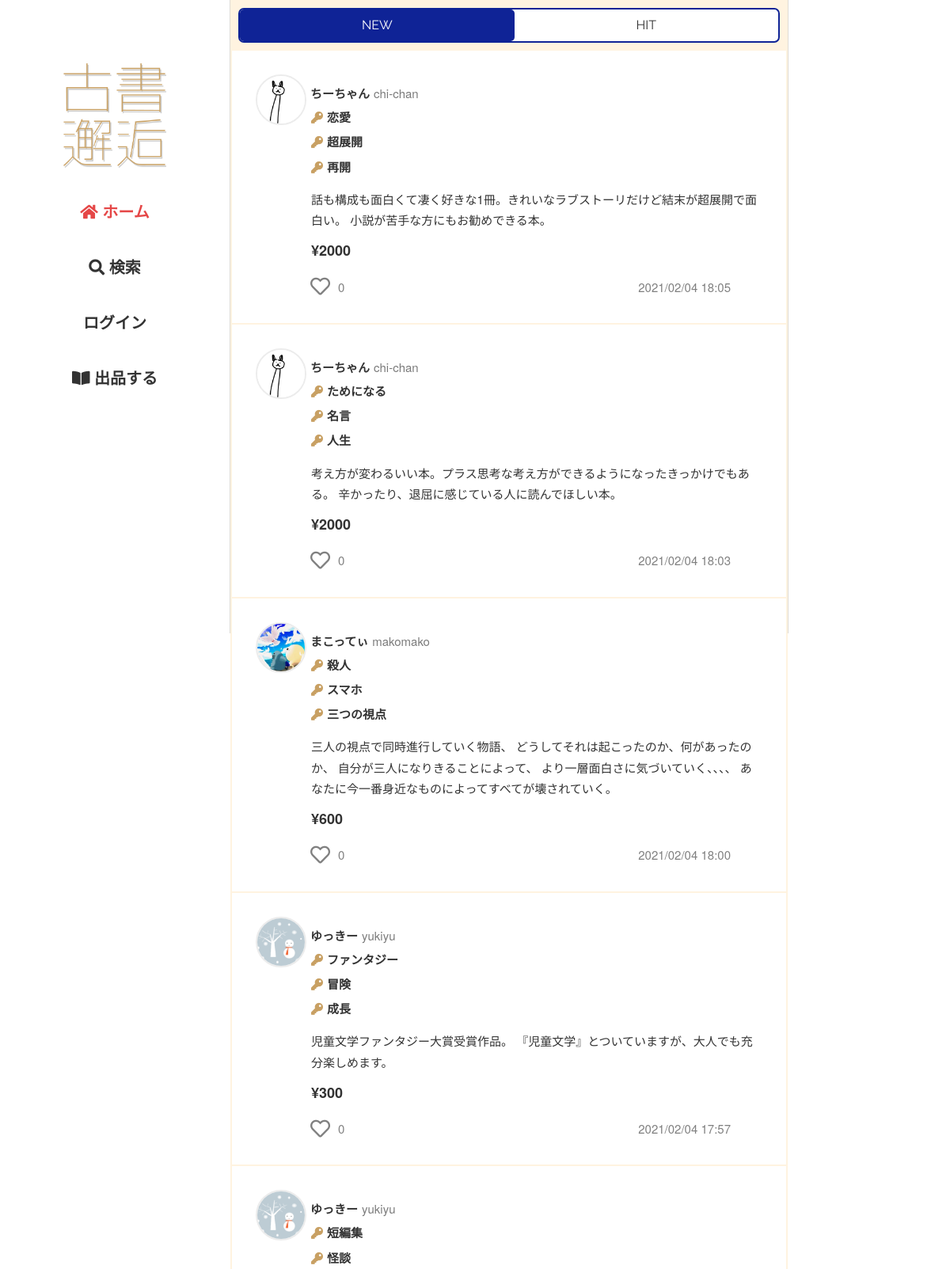
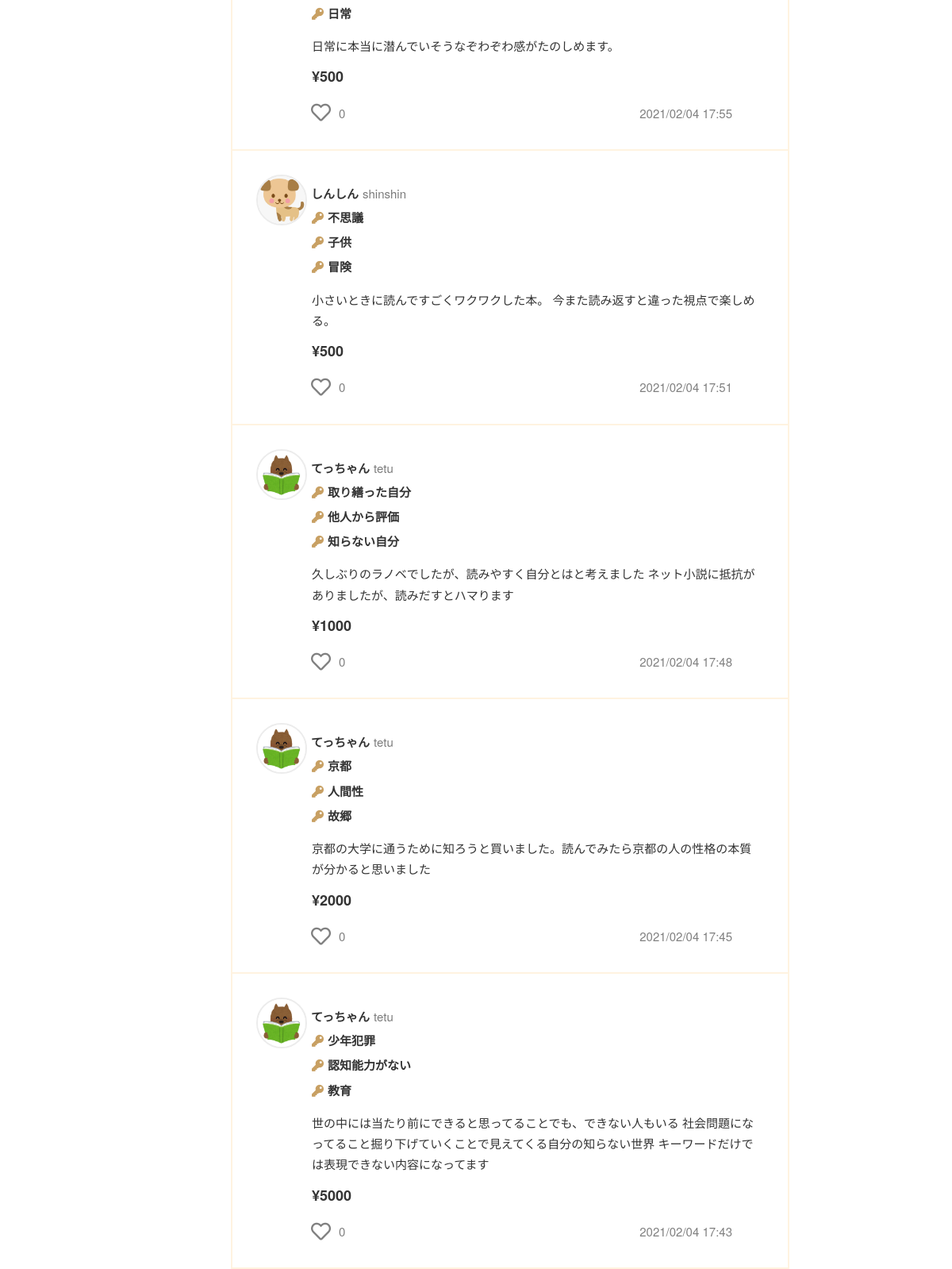
The page / (upper part) on the database its author committed (2 pictures, top to bottom).
### flmapp/models/trade.py (models this page shows, shortened)
class Sell(db.Model):
    __tablename__ = 'Sell'
    __table_args__ = (CheckConstraint('update_at >= create_at'),)
    Sell_id = db.Column(db.Integer, primary_key=True)
    User_id = db.Column(db.Integer, db.ForeignKey('User.User_id'), nullable=False)
    sell_title = db.Column(db.String(255), nullable=False)
    key1 = db.Column(db.String(255), nullable=False)
    key2 = db.Column(db.String(255), nullable=False)
    key3 = db.Column(db.String(255), nullable=False)
    sell_comment = db.Column(db.Text, nullable=False)
    price = db.Column(db.Integer, nullable=False)
    item_picture_path = db.Column(db.Text, default='default.png', nullable=False)
    genre = db.Column(EnumType(enum_class=Genre), nullable=False)
    item_state = db.Column(EnumType(enum_class=Item_state), nullable=False)
    postage = db.Column(EnumType(enum_class=Postage), nullable=False)
    send_way = db.Column(EnumType(enum_class=Send_way), nullable=False)
    consignor = db.Column(db.String(64), nullable=False)
    schedule = db.Column(EnumType(enum_class=Schedule), nullable=False)
    remarks = db.Column(db.Text)
    deal_status = db.Column(EnumType(enum_class=Deal_status),default=Deal_status(1), nullable=False)
    sell_flg = db.Column(db.Boolean,default=True, nullable=False)
    is_active = db.Column(db.Boolean,default=True, nullable=False)
    has_sent = db.Column(db.Boolean,default=False, nullable=False)
    has_got = db.Column(db.Boolean,default=False, nullable=False)
    create_at = db.Column(db.DateTime,default=datetime.now, nullable=False)
    update_at = db.Column(db.DateTime,default=datetime.now, nullable=False)
    user = db.relationship('User', backref='sell', lazy='joined', uselist=False)
    @classmethod
    def select_all_sell_by_deal_status(cls, deal_status):
        return cls.query.filter(cls.deal_status==Deal_status(deal_status)).all()
    @classmethod
    def select_new_sell(cls):
        return cls.query.filter_by(
            sell_flg = True, is_active = True
        ).order_by(desc(cls.create_at)).all()

### flmapp/models/user.py (models this page shows, shortened)
class User(UserMixin, db.Model):
    __tablename__ = 'User'
    __table_args__ = (CheckConstraint('update_at >= create_at'),)
    User_id = db.Column(db.Integer, primary_key=True)
    user_code = db.Column(db.String(64), unique=True, index=True, nullable=False)
    username = db.Column(db.String(64), index=True, nullable=False)
    email = db.Column(db.String(64), unique=True, index=True, nullable=False)
    password_hash = db.Column(db.String(128), nullable=False)
    picture_path = db.Column(db.Text, default='default.jpeg', nullable=False)
    prof_comment = db.Column(db.Text)
    default_ShippingAddress_id = db.Column(db.Integer, db.ForeignKey('ShippingAddress.ShippingAddress_id'))
    default_pay_way = db.Column(db.Integer, default=1, nullable=False)
    default_Credit_id = db.Column(db.Integer, db.ForeignKey('Credit.Credit_id'))
    is_active = db.Column(db.Boolean, default=True, nullable=True)
    create_at = db.Column(db.DateTime, default=datetime.now, nullable=False)
    update_at = db.Column(db.DateTime, default=datetime.now, nullable=False)
    @property
    def password(self):
        raise AttributeError('パスワードは読み取り可能な属性ではありません。')

### flmapp/views/route.py (the view)
@bp.route('/')
def home():
    session.pop('pay_way', None)
    session.pop('Credit_id', None)
    session.pop('ShippingAddress_id', None)
    items = Sell.select_new_sell()
    r_item_list = []
    if current_user.is_authenticated:
        r_item_list = recommend()
    else:
        r_item_list = recommend2()
    liked_list = []
    for item in items:
        liked = Likes.liked_exists(item.Sell_id)
        if liked:
            liked_list.append(item.Sell_id)
    return render_template(
        'home.html',
        items=items,
        liked_list=liked_list,
        r_item_list=r_item_list
    )

### flmapp/models/enum_conf.py (called while the page is built)
    def __repr__(self):
        return self.impl.__repr__()

    def process_bind_param(self, value, dialect):
        if value is not None:
            if not isinstance(value, self.enum_class):
                raise TypeError("Value should %s type" % self.enum_class)
            return value.value

    def process_result_value(self, value, dialect):
        if value is not None:
            if not isinstance(value, int):
                raise TypeError("value should have int type")
            return self.enum_class(value)

### flmapp/models/reaction.py (called while the page is built)
    @classmethod
    def liked_exists(cls, Sell_id):
        record = cls.query.filter(
                    and_(
                        cls.Sell_id == Sell_id,
                        cls.User_id == current_user.get_id()
                    )
                ).first()
        if record:
            return True
        else:
            return False

    @classmethod
    def select_likes_by_sell_id(cls, Sell_id):
        return cls.query.filter_by(Sell_id=Sell_id).all()

### flmapp/views/route.py (called while the page is built)
@bp.context_processor
def likes_count_processor():
    def likes_count(sell_id):
        all_likes = Likes.select_likes_by_sell_id(sell_id)
        return len(all_likes)
    return dict(likes_count=likes_count)

def recommend2():
    prefs={}
    if current_user.is_authenticated:
        items = Sell.select_not_user_sell_by_deal_status(current_user.User_id,1)
    else:
        items = Sell.select_all_sell_by_deal_status(1)
    r_item_list = []
    r_item_list = random.sample(items, 0)
    return r_item_list

### flmapp/templates/home.html (shortened to what this page needs)
{% extends "base02.html" %}
{%block head %}
<link rel="stylesheet" href="{{ url_for('static', filename='css/home.css')}}">
{% endblock%}
{% block content %}
<div class="home-tab">
    <a href="{{url_for('route.home')}}">NEW</a>
    <a href="{{url_for('route.hit')}}">HIT</a>
</div>
{% for item in items %}
    <article class="item-wrap">
        <a href="{{url_for('item.itemdata', item_id=item.Sell_id)}}">
            <object><a class="u-box" href="{{url_for('user.userdata', user_code=item.user.user_code)}}">
                <img class="u-icon" src="{{url_for('static', filename='user_image/' + item.user.picture_path)}}">
                <p class="u-name">{{ item.user.username }}</p>
                <p class="u-code">{{ item.user.user_code }}</p>
            </a></object>
            <div class="i-content-area">
                <div class="k-s-box">
                    <div class="i-key">
                        <p><i class="fas fa-key"></i>{{ item.key1 }}</p>
                        <p><i class="fas fa-key"></i>{{ item.key2 }}</p>
                        <p><i class="fas fa-key"></i>{{ item.key3 }}</p>
                    </div>
                </div>
                <div class="i-comm"><p>{{ item.sell_comment }}</p></div>
            </div>
            <p><span class="i-price">¥{{ item.price }}</span></p>
            <div class="i-fotter">
                {% include "like.html" %}
                <p>{{ item.create_at.strftime('%Y/%m/%d %H:%M') }}</p>
            </div>
        </a>
    </article>
{% endfor %}
{% endblock %}

### flmapp/templates/like.html (shortened to what this page needs)
<div class="like-wrap">
    <form method="POST" action="{{url_for('ajax.like_ajax')}}">
        {% if item.Sell_id in liked_list %}
            <button id="like" name="{{ item.Sell_id }}"><i class="fas fa-lg fa-heart like-btn"></i></button>
        {% else %}
            <button id="like" name="{{ item.Sell_id }}"><i class="far fa-lg fa-heart unlike-btn"></i></button>
        {% endif %}
    </form>
    <p name="{{ item.Sell_id }}-count" class="count">{{ likes_count(item.Sell_id) }}</p>
</div>

### flmapp/static/css/sanitize.css (style rules this page uses)
article, aside, details, figcaption, figure, footer, header, main, menu, nav, section, summary { display: block; }
html { box-sizing: border-box; cursor: default; font-family: sans-serif; line-height: 1.5; -ms-text-size-adjust: 100%; -webkit-text-size-adjust: 100%; }
body { margin: 0; }
audio, canvas, iframe, img, svg, video { vertical-align: middle; }
img { border-style: none; }
a { background-color: transparent; -webkit-text-decoration-skip: objects; }
button, input { overflow: visible; }
button, select { text-transform: none; }
button, html [type="button"], [type="reset"], [type="submit"] { -webkit-appearance: button; }
a, area, button, input, label, select, textarea, [tabindex] { -ms-touch-action: manipulation; touch-action: manipulation; }

### flmapp/static/css/global.css (style rules this page uses)
* { margin: 0; padding: 0; outline: none; }
html { font-size: 62.5%; }
body { background-color: #FFF; color : #333333; font-family: "Helvetica Neue", Arial, "Hiragino Kaku Gothic ProN", "Hiragino Sans", Meiryo, sans-serif; }
p { margin: 0; font-size: 1.5rem; line-height: 1.75; }
a { color: #333333; text-decoration: none; display: inline-block; transition: color 0.5s; }

### flmapp/static/css/kosho-flame.css (style rules this page uses)
button { margin: 0 20px; border: none; }

### flmapp/static/css/common2.css (style rules this page uses)
.u-icon { width: 85px; border-radius: 50%; border: 2px solid #ececec; }

### flmapp/static/css/like.css (style rules this page uses)
.like-wrap { display: flex; align-items: center; }
.like-wrap button { background-color: transparent; border: none; cursor: pointer; outline: none; padding: 0; appearance: none; }
.like-wrap button i { display: flex; justify-content: center; align-items: center; }
.like-wrap p { color: #808080; margin-left: -10px; }
.unlike-btn { width: 25px; height: 30px; font-size: 25px; color: #808080; margin-left: 20px; }

### flmapp/static/css/item.css (style rules this page uses)
.item-wrap { width: 700px; background-color: #ffffff; margin: 2px; padding: 30px; }
.item-wrap p { font-size: 1.5rem; }
.u-box { display: flex; align-items: flex-start; }
.u-box p { margin-top: 11px; margin-left: 5px; }
.u-name { font-weight: bold; }
.u-code { color: #7b7b7b; }
.u-box .u-icon { width: 60px; }
.i-content-area { margin-top: -23px; margin-left: 70px; }
.i-key { font-size: 1.5rem; font-weight: bold; }
.i-key p { margin-bottom: 5px; }
.i-key i { margin-right: 5px; }
.i-key .fa-key { color: #C8A063; }
.i-comm { margin: 10px 0px; }
.i-price { margin-left: 70px; font-size: 1.8rem; font-weight: bold; }
.i-fotter { width: 600px; display: flex; align-items: center; justify-content: space-between; margin-top: 15px; }
.like-wrap button i { margin-left: 49px;; }
.i-fotter p { color: #808080; }
.k-s-box { display: flex; justify-content: space-between; }

### flmapp/static/css/home.css (style rules this page uses)
.home-tab { text-align: center; margin: 10px; border-radius: 7px; border: solid 2px #0f2396; background-color: #ffffff; display: flex; justify-content: space-around; }
.home-tab a { font-family: 'Raleway', sans-serif; font-size: 1.6rem; flex-grow: 1; padding: 8px; }
.home-tab a { transition: 0.5s; }
.current { color: #ffffff; background-color: #0f2396; border-radius: 5px; }

### rows shown on the page
Sell: picture_path (picture), user.username "ちーちゃん", user.user_code "chi-chan", key1 "恋愛", key2 "超展開", key3 "再開", sell_comment "話も構成も面白くて凄く好きな1冊。きれいなラブストーリだけど結末が超展開で面白い。 小説が苦手な方にもお勧めできる本。", price "2000", likes_count "0", create_at "2021/02/04 18:05"
Sell: picture_path (picture), user.username "ちーちゃん", user.user_code "chi-chan", key1 "ためになる", key2 "名言", key3 "人生", sell_comment "考え方が変わるいい本。プラス思考な考え方ができるようになったきっかけでもある。 辛かったり、退屈に感じている人に読んでほしい本。", price "2000", likes_count "0", create_at "2021/02/04 18:03"
Sell: picture_path (picture), user.username "まこってぃ", user.user_code "makomako", key1 "殺人", key2 "スマホ", key3 "三つの視点", sell_comment "三人の視点で同時進行していく物語、 どうしてそれは起こったのか、何があったのか、 自分が三人になりきることによって、 より一層面白さに気づいていく、、、、 あなたに今一番身近なものによってすべてが壊されていく。", price "600", likes_count "0", create_at "2021/02/04 18:00"
Sell: picture_path (picture), user.username "ゆっきー", user.user_code "yukiyu", key1 "ファンタジー", key2 "冒険", key3 "成長", sell_comment "児童文学ファンタジー大賞受賞作品。 『児童文学』とついていますが、大人でも充分楽しめます。", price "300", likes_count "0", create_at "2021/02/04 17:57"
Sell: picture_path (picture), user.username "ゆっきー", user.user_code "yukiyu", key1 "短編集", key2 "怪談", key3 "日常", sell_comment "日常に本当に潜んでいそうなぞわぞわ感がたのしめます。", price "500", likes_count "0", create_at "2021/02/04 17:55"
Sell: picture_path (picture), user.username "しんしん", user.user_code "shinshin", key1 "不思議", key2 "子供", key3 "冒険", sell_comment "小さいときに読んですごくワクワクした本。 今また読み返すと違った視点で楽しめる。", price "500", likes_count "0", create_at "2021/02/04 17:51"
Sell: picture_path (picture), user.username "てっちゃん", user.user_code "tetu", key1 "取り繕った自分", key2 "他人から評価", key3 "知らない自分", sell_comment "久しぶりのラノベでしたが、読みやすく自分とはと考えました ネット小説に抵抗がありましたが、読みだすとハマります", price "1000", likes_count "0", create_at "2021/02/04 17:48"
Sell: picture_path (picture), user.username "てっちゃん", user.user_code "tetu", key1 "京都", key2 "人間性", key3 "故郷", sell_comment "京都の大学に通うために知ろうと買いました。読んでみたら京都の人の性格の本質 が分かると思いました", price "2000", likes_count "0", create_at "2021/02/04 17:45"
Sell: picture_path (picture), user.username "てっちゃん", user.user_code "tetu", key1 "少年犯罪", key2 "認知能力がない", key3 "教育", sell_comment "世の中には当たり前にできると思ってることでも、できない人もいる 社会問題になってること掘り下げていくことで見えてくる自分の知らない世界 キーワードだけでは表現できない内容になってます", price "5000", likes_count "0", create_at "2021/02/04 17:43"
